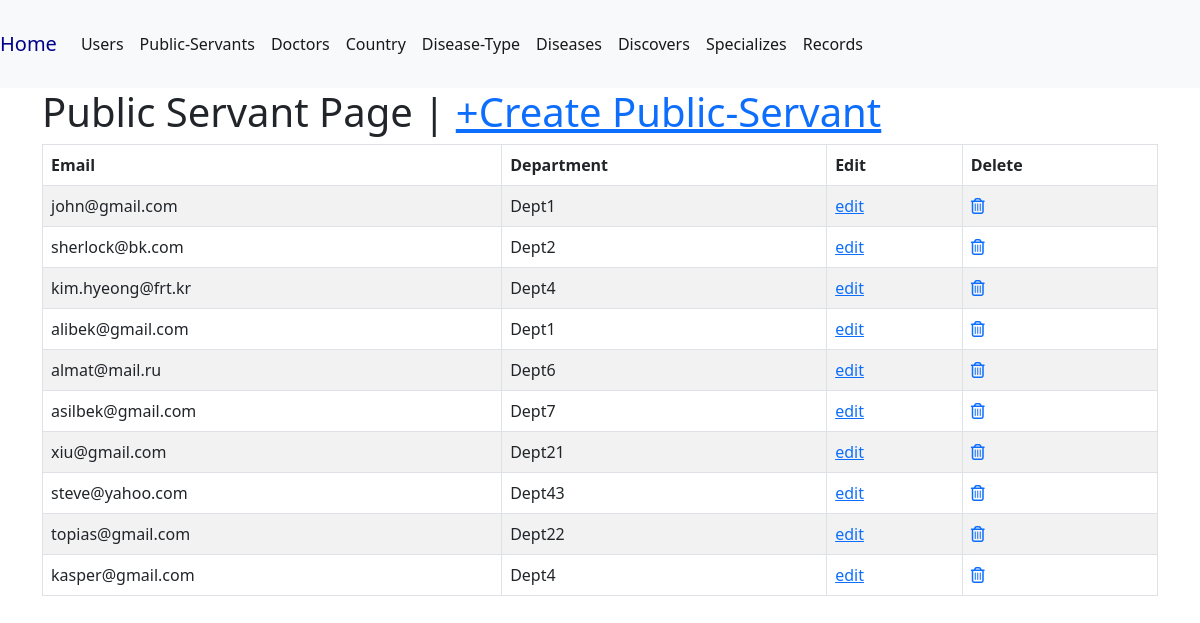
Page /public-servant/ on the committed database.
### data/models.py (models this page shows, shortened)
class PublicServant(models.Model):
    email = models.ForeignKey(Users, on_delete=models.CASCADE, blank=False, null=False)
    department = models.CharField(max_length=50, blank=False, null=False)
    class Meta:
        db_table = 'public_servant'

class Users(models.Model):
    email = models.CharField(max_length=60, blank=False, null=False)
    name = models.CharField(max_length=30, blank=False, null=False)
    surname = models.CharField(max_length=40, blank=False, null=False)
    salary = models.IntegerField(default=0, blank=False, null=False)
    phone = models.CharField(max_length=20)
    cname = models.ForeignKey(Country, on_delete=models.CASCADE, blank=False, null=False)
    class Meta:
        db_table = 'users'
        verbose_name_plural = 'users'
    def __str__(self) -> str:
        return self.email

### data/views.py (the view)
# urls.py: path('public-servant/', publicServant, name='public-servant'),
def publicServant(request):
    public_servants = PublicServant.objects.all()
    context = {'public_servants': public_servants}
    return render(request, 'read/public_servant.html', context)

### templates/read/public_servant.html
{% extends 'main.html' %}
{% block content %}
    <div class="container">
        <h1>Public Servant Page | <a href="{% url 'create-public-servant' %}">+Create Public-Servant</a></h1>
        <table class="table table-striped table-bordered">
            <thead class="thead-dark">
                <tr>
                    <th scope="col">Email</th>
                    <th scope="col">Department</th>
                    <th scope="col">Edit</th>
                    <th scope="col">Delete</th>
                  </tr>
            </thead>
            {% for public_servant in public_servants %}
            <tr>
              <td>{{public_servant.email}}</td>
              <td>{{public_servant.department}}</td>
              <td><a href="{% url 'update-public-servant' public_servant.id %}">edit</a></td>
              <td><a href="{% url 'delete-public-servant' public_servant.id %}"><i class="fa fa-trash-o"></i></a></td>
            </tr>
            {% endfor %}
          </table>
    </div>
{% endblock %}

### rows in the picture
PublicServant: email "john@gmail.com", department "Dept1"
PublicServant: email "sherlock@bk.com", department "Dept2"
PublicServant: email "kim.hyeong@frt.kr", department "Dept4"
PublicServant: email "alibek@gmail.com", department "Dept1"
PublicServant: email "almat@mail.ru", department "Dept6"
PublicServant: email "asilbek@gmail.com", department "Dept7"
PublicServant: email "xiu@gmail.com", department "Dept21"
PublicServant: email "steve@yahoo.com", department "Dept43"
PublicServant: email "topias@gmail.com", department "Dept22"
PublicServant: email "kasper@gmail.com", department "Dept4"
